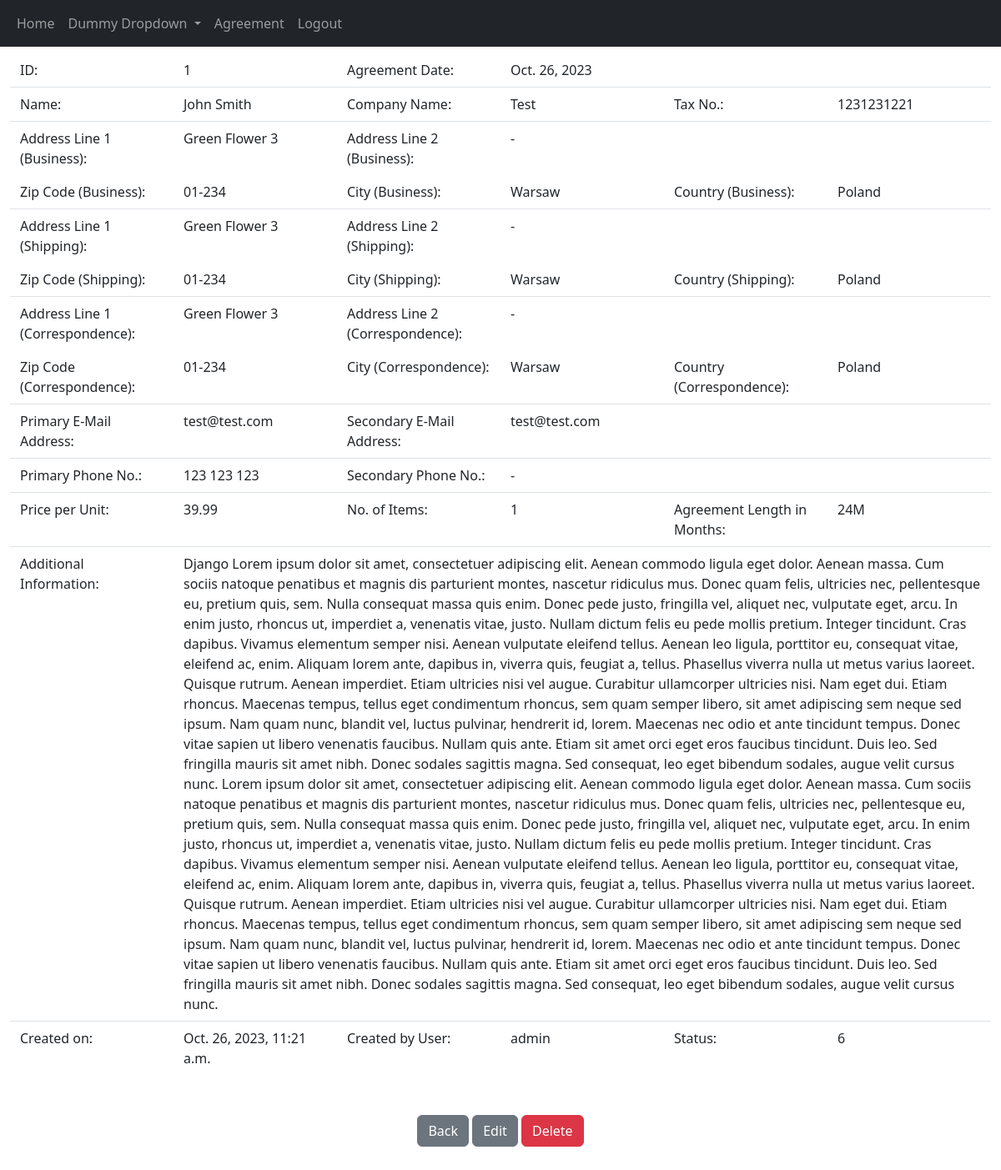
Screenshot of /agreement/1 (signed in) with the database file from the repository.
### agreement/models.py (models this page shows, shortened)
class Agreement(models.Model):
    class Meta:
        ordering = ["-created"]
    AGREEMENT_LENGTH_M = [("12M", "12M"), ("24M", "24M"), ("36M", "36M")]
    STATUS = [("1", "1 - New"), ("2", "2 - Generated"), ("3", "3 - Signed"), ("4", "4 - Forwarded"),
              ("5", "5 - Shipped"), ("6", "6 - Delivery Confirmed")]
    agreement_date = models.DateField()
    first_name = models.CharField(max_length=50)
    last_name = models.CharField(max_length=80)
    company_name = models.CharField(max_length=100)
    tax_number = models.CharField(max_length=20)
    business_address_line_1 = models.CharField(max_length=80, verbose_name="Business address")
    business_address_line_2 = models.CharField(blank=True, max_length=80, verbose_name="Business address")
    business_zip_code = models.CharField(max_length=10)
    business_city = models.CharField(max_length=40)
    business_country = models.CharField(max_length=40)
    shipping_address_line_1 = models.CharField(blank=True, max_length=80)
    shipping_address_line_2 = models.CharField(blank=True, max_length=80)
    shipping_zip_code = models.CharField(blank=True, max_length=10)
    shipping_city = models.CharField(blank=True, max_length=40)
    shipping_country = models.CharField(blank=True, max_length=40)
    correspondence_address_line_1 = models.CharField(blank=True, max_length=80)
    correspondence_address_line_2 = models.CharField(blank=True, max_length=80)
    correspondence_zip_code = models.CharField(blank=True, max_length=10)
    correspondence_city = models.CharField(blank=True, max_length=40)
    correspondence_country = models.CharField(blank=True, max_length=40)
    email_1 = models.EmailField(verbose_name="Primary email")
    email_2 = models.EmailField(blank=True, verbose_name="Secondary email")
    phone_no_1 = models.CharField(max_length=20, verbose_name="Primary phone")
    phone_no_2 = models.CharField(blank=True, max_length=20, verbose_name="Secondary phone")
    price = models.FloatField()
    no_of_items = models.PositiveSmallIntegerField()
    agreement_length = models.CharField(choices=AGREEMENT_LENGTH_M, default=AGREEMENT_LENGTH_M[1], max_length=5)
    additional_info = models.TextField(blank=True, validators=[validate_no_bad_words])
    created = models.DateTimeField(auto_now_add=True)
    user = models.ForeignKey(User, on_delete=models.DO_NOTHING, related_name="agreement")
    status = models.CharField(max_length=30, choices=STATUS, default=STATUS[0][1], null=True)
    @property
    def name(self):
        return f"{self.first_name} {self.last_name}"

### agreement/views.py (the view)
# urls.py: path("agreement/<int:pk>", views.AgreementDetailView.as_view(), name="agreement.details"),
class AgreementDetailView(LoginRequiredMixin, DetailView):
    model = Agreement
    context_object_name = "agreement"
    template_name = "agreement_details.html"
    login_url = "/login"

### agreement/templatetags/add_characters.py (called while the page is built)
@register.filter(name="add_space")
def add_space(string, step=3):
    return " ".join(string[i:i + step] for i in range(0, len(string), step))

### agreement/templates/agreement_details.html (shortened to what this page needs)
{% extends "base.html" %}
{% load l10n %}
{% load add_characters %}
{% block content %}
<div class="container-fluid text-start">
    <div class="row align-items-start">
        <div class="col-2 my-2">ID:</div>
        <div class="col-2 my-2">{{ agreement.pk }}</div>
        <div class="col-2 my-2">Agreement Date:</div>
        <div class="col-2 my-2">{{ agreement.agreement_date }}</div>
        <div class="border-top w-100"></div>
        <div class="col-2 my-2">Name:</div>
        <div class="col-2 my-2">{{ agreement.name }}</div>
        <div class="col-2 my-2">Company Name:</div>
        <div class="col-2 my-2">{{ agreement.company_name }}</div>
        <div class="col-2 my-2">Tax No.:</div>
        <div class="col-2 my-2">{{ agreement.tax_number }}</div>
        <div class="border-top w-100"></div>
        <div class="col-2 my-2">Address Line 1 (Business):</div>
        <div class="col-2 my-2">{{ agreement.business_address_line_1 }}</div>
        <div class="col-2 my-2">Address Line 2 (Business):</div>
        <div class="col-2 my-2">{{ agreement.business_address_line_2 }}</div>
        <div class="col-2 my-2">Zip Code (Business):</div>
        <div class="col-2 my-2">{{ agreement.business_zip_code }}</div>
        <div class="col-2 my-2">City (Business):</div>
        <div class="col-2 my-2">{{ agreement.business_city }}</div>
        <div class="col-2 my-2">Country (Business):</div>
        <div class="col-2 my-2">{{ agreement.business_country }}</div>
        <div class="border-top w-100"></div>
        <div class="col-2 my-2">Address Line 1 (Shipping):</div>
        <div class="col-2 my-2">{{ agreement.shipping_address_line_1 }}</div>
        <div class="col-2 my-2">Address Line 2 (Shipping):</div>
        <div class="col-2 my-2">{{ agreement.shipping_address_line_2 }}</div>
        <div class="col-2 my-2">Zip Code (Shipping):</div>
        <div class="col-2 my-2">{{ agreement.shipping_zip_code }}</div>
        <div class="col-2 my-2">City (Shipping):</div>
        <div class="col-2 my-2">{{ agreement.shipping_city }}</div>
        <div class="col-2 my-2">Country (Shipping):</div>
        <div class="col-2 my-2">{{ agreement.shipping_country }}</div>
        <div class="border-top w-100"></div>
        <div class="col-2 my-2">Address Line 1 (Correspondence):</div>
        <div class="col-2 my-2">{{ agreement.correspondence_address_line_1 }}</div>
        <div class="col-2 my-2">Address Line 2 (Correspondence):</div>
        <div class="col-2 my-2">{{ agreement.correspondence_address_line_2 }}</div>
        <div class="col-2 my-2">Zip Code (Correspondence):</div>
        <div class="col-2 my-2">{{ agreement.correspondence_zip_code }}</div>
        <div class="col-2 my-2">City (Correspondence):</div>
        <div class="col-2 my-2">{{ agreement.correspondence_city }}</div>
        <div class="col-2 my-2">Country (Correspondence):</div>
        <div class="col-2 my-2">{{ agreement.correspondence_country }}</div>
        <div class="border-top w-100"></div>
        <div class="col-2 my-2">Primary E-Mail Address:</div>
        <div class="col-2 my-2">{{ agreement.email_1 }}</div>
        <div class="col-2 my-2">Secondary E-Mail Address:</div>
        <div class="col-2 my-2">{{ agreement.email_2 }}</div>
        <div class="border-top w-100"></div>
        <div class="col-2 my-2">Primary Phone No.:</div>
        <div class="col-2 my-2">{{ agreement.phone_no_1 | add_space:3 }}</div>
        <div class="col-2 my-2">Secondary Phone No.:</div>
        <div class="col-2 my-2">{{ agreement.phone_no_2 | add_space:3 }}</div>
        <div class="border-top w-100"></div>
        <div class="col-2 my-2">Price per Unit:</div>
        <div class="col-2 my-2">{{ agreement.price }}</div>
        <div class="col-2 my-2">No. of Items:</div>
        <div class="col-2 my-2">{{ agreement.no_of_items }}</div>
        <div class="col-2 my-2">Agreement Length in Months:</div>
        <div class="col-2 my-2">{{ agreement.agreement_length }}</div>
        <div class="border-top w-100"></div>
        <div class="col-2 my-2">Additional Information:</div>
        <div class="col-10 my-2">{{ agreement.additional_info }}</div>
        <div class="border-top w-100"></div>
        <div class="col-2 my-2">Created on:</div>
        <div class="col-2 my-2">{{ agreement.created }}</div>
        <div class="col-2 my-2">Created by User:</div>
        <div class="col-2 my-2">{{ agreement.user }}</div>
        <div class="col-2 my-2">Status:</div>
        <div class="col-2 my-2">{{ agreement.status }}</div>
    </div>
</div>
<a href="{% url 'agreement.htmx' %}" class="btn btn-secondary my-5">Back</a>
<a href="{% url 'agreement.update' pk=agreement.id %}" class="btn btn-secondary my-5">Edit</a>
<a href="{% url 'agreement.delete' pk=agreement.id %}" class="btn btn-danger my-5">Delete</a>
{% endblock %}

### static/templates/base.html (shortened to what this page needs)
<!DOCTYPE html>
{% load django_htmx %}
{% load static %}
<html lang="en">
<head>
    <link href="https://cdn.jsdelivr.net/npm/bootstrap@5.3.2/dist/css/bootstrap.min.css" rel="stylesheet"
>
    <link rel="stylesheet" type="text/css" href="{% static 'css/style.css' %}">
</head>
<body>
<nav class="navbar navbar-expand-lg navbar-dark bg-dark">
    <div class="container-fluid">
        <div class="collapse navbar-collapse" id="navbarSupportedContent">
            <ul class="navbar-nav me-auto mb-2 mb-lg-0">
                {% if user.is_authenticated %}
                <li class="nav-item">
                    <a class="nav-link" href="{% url 'home' %}">Home</a>
                </li>
                <li class="nav-item dropdown">
                    <a class="nav-link dropdown-toggle" href="#" role="button" data-bs-toggle="dropdown"
                       aria-expanded="false">
                        Dummy Dropdown
                    </a>
                </li>
                <li class="nav-item">
                    <a class="nav-link" href="{% url 'agreement.htmx' %}">Agreement</a>
                </li>
                <li class="nav-item">
                    <a class="nav-link" href="{% url 'logout' %}">Logout</a>
                </li>
                {% else %}
                <li class="nav-item">
                    <a class="nav-link" href="{% url 'login' %}">Login</a>
                </li>
                {% endif %}
            </ul>
        </div>
    </div>
</nav>
<div class="container-fluid text-center my-2">
    {% block content %}
    {% endblock %}
</div>
</body>
</html>

### rows the page displays
Agreement: pk "1", agreement_date "Oct. 26, 2023", name "John Smith", company_name "Test", tax_number "1231231221", business_address_line_1 "Green Flower 3", business_address_line_2 "-", business_zip_code "01-234", business_city "Warsaw", business_country "Poland", shipping_address_line_1 "Green Flower 3", shipping_address_line_2 "-", shipping_zip_code "01-234", shipping_city "Warsaw", shipping_country "Poland", correspondence_address_line_1 "Green Flower 3", correspondence_address_line_2 "-", correspondence_zip_code "01-234", correspondence_city "Warsaw", correspondence_country "Poland", email_1 "test@test.com", email_2 "test@test.com", phone_no_1|add_space "123 123 123", phone_no_2|add_space "-", price "39.99", no_of_items "1", agreement_length "24M", additional_info "Django Lorem ipsum dolor sit amet, consectetuer adipiscing elit. Aenean commodo ligula eget dolor. Aenean massa. Cum sociis natoque penatibus et magnis dis parturient montes, nascetur ridiculus mus. Donec quam felis, ultricies nec, pellentesque eu, pretium quis, sem. Nulla consequat massa quis enim. Donec pede justo, fringilla vel, aliquet nec, vulputate eget, arcu. In enim justo, rhoncus ut, imperdiet a, venenatis vitae, justo. Nullam dictum felis eu pede mollis pretium. Integer tincidunt. Cras dapibus. Vivamus elementum semper nisi. Aenean vulputate eleifend tellus. Aenean leo ligula, porttitor eu, consequat vitae, eleifend ac, enim. Aliquam lorem ante, dapibus in, viverra quis, feugiat…", created "Oct. 26, 2023, 11:21 a.m.", user "admin", status "6"
